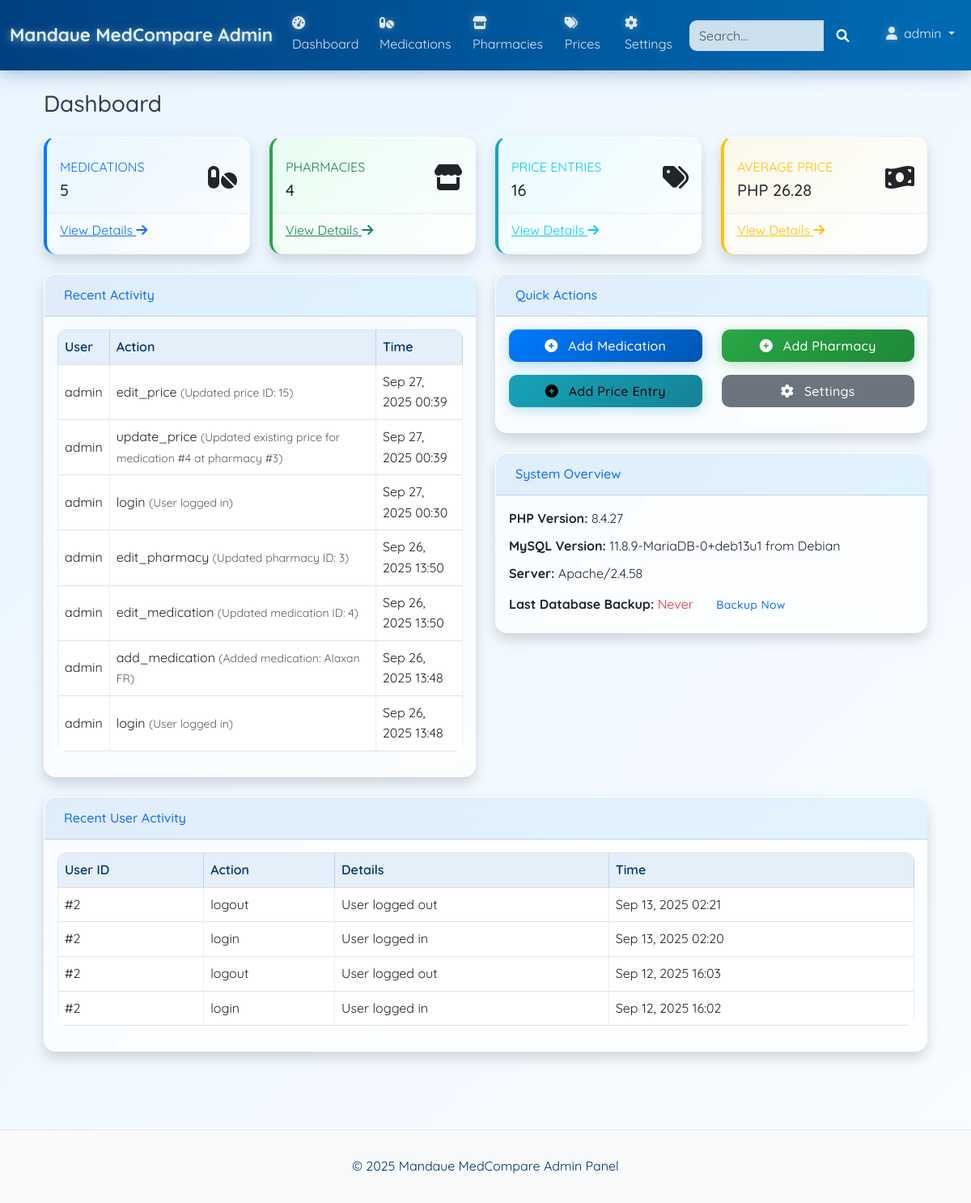
/admin/dashboard.php (signed in), run on the app's committed database.
### tables this page shows
CREATE TABLE `activity_logs` (
  `id` int(11) NOT NULL,
  `user_id` int(11) NOT NULL,
  `action` varchar(50) NOT NULL,
  `details` text DEFAULT NULL,
  `ip_address` varchar(50) NOT NULL,
  `created_at` timestamp NOT NULL DEFAULT current_timestamp()
);

CREATE TABLE `users` (
  `id` int(11) NOT NULL,
  `username` varchar(50) NOT NULL,
  `password` varchar(255) NOT NULL,
  `email` varchar(100) NOT NULL,
  `role` enum('admin') NOT NULL DEFAULT 'admin',
  `created_at` timestamp NOT NULL DEFAULT current_timestamp(),
  `updated_at` timestamp NOT NULL DEFAULT current_timestamp() ON UPDATE current_timestamp()
);

### includes/db.php (called while the page is built, shortened)
<?php
class Database {
    private $connection;
    private static $instance = null;
    private function __construct() {
        $this->connection = new mysqli(DB_HOST, DB_USER, DB_PASS, DB_NAME);
        $this->connection->set_charset('utf8');
    }
    public static function getInstance() {
        if (self::$instance == null) {
            self::$instance = new Database();
        }
        return self::$instance;
    }
    public function query($sql) {
        return $this->connection->query($sql);
    }
}
?>

### admin/dashboard.php (the view, shortened to what this page needs)
<?php
include_once 'includes/header.php';
$db = Database::getInstance();
$medicationsResult = $db->query("SELECT COUNT(*) as count FROM medications");
$medicationsCount = $medicationsResult->fetch_assoc()['count'];
$pharmaciesResult = $db->query("SELECT COUNT(*) as count FROM pharmacies");
$pharmaciesCount = $pharmaciesResult->fetch_assoc()['count'];
$pricesResult = $db->query("SELECT COUNT(*) as count FROM medication_prices");
$pricesCount = $pricesResult->fetch_assoc()['count'];
$avgPriceResult = $db->query("SELECT AVG(price) as avg_price FROM medication_prices");
$avgPrice = $avgPriceResult->fetch_assoc()['avg_price'];
$activityResult = $db->query("
    SELECT al.*, u.username
    FROM activity_logs al
    JOIN users u ON al.user_id = u.id
    ORDER BY al.created_at DESC
    LIMIT 10
");
$activities = [];
if ($activityResult) {
    while ($row = $activityResult->fetch_assoc()) {
        $activities[] = $row;
    }
}
$userActivityResult = $db->query("
    SELECT * FROM activity_logs
    WHERE user_id IN (SELECT id FROM regular_users)
    ORDER BY created_at DESC
    LIMIT 5
");
$userActivities = [];
if ($userActivityResult) {
    while ($row = $userActivityResult->fetch_assoc()) {
        $userActivities[] = $row;
    }
}
?>
<div class="container-fluid">
    <h1 class="h3 mb-4 text-gray-800">Dashboard</h1>
    <div class="row">
        <div class="col-xl-3 col-md-6 mb-4">
            <div class="card border-left-primary shadow h-100 py-2">
                <div class="card-body">
                    <div class="row no-gutters align-items-center">
                        <div class="col mr-2">
                            <div class="text-xs font-weight-bold text-primary text-uppercase mb-1">
                                Medications</div>
                            <div class="h5 mb-0 font-weight-bold text-gray-800"><?php echo $medicationsCount; ?></div>
                        </div>
                        <div class="col-auto">
                            <i class="fas fa-pills fa-2x text-gray-300"></i>
                        </div>
                    </div>
                </div>
                <div class="card-footer">
                    <a href="medications.php" class="text-primary">View Details <i class="fas fa-arrow-right"></i></a>
                </div>
            </div>
        </div>
        <div class="col-xl-3 col-md-6 mb-4">
            <div class="card border-left-success shadow h-100 py-2">
                <div class="card-body">
                    <div class="row no-gutters align-items-center">
                        <div class="col mr-2">
                            <div class="text-xs font-weight-bold text-success text-uppercase mb-1">
                                Pharmacies</div>
                            <div class="h5 mb-0 font-weight-bold text-gray-800"><?php echo $pharmaciesCount; ?></div>
                        </div>
                        <div class="col-auto">
                            <i class="fas fa-store fa-2x text-gray-300"></i>
                        </div>
                    </div>
                </div>
                <div class="card-footer">
                    <a href="pharmacies.php" class="text-success">View Details <i class="fas fa-arrow-right"></i></a>
                </div>
            </div>
        </div>
        <div class="col-xl-3 col-md-6 mb-4">
            <div class="card border-left-info shadow h-100 py-2">
                <div class="card-body">
                    <div class="row no-gutters align-items-center">
                        <div class="col mr-2">
                            <div class="text-xs font-weight-bold text-info text-uppercase mb-1">
                                Price Entries</div>
                            <div class="h5 mb-0 font-weight-bold text-gray-800"><?php echo $pricesCount; ?></div>
                        </div>
                        <div class="col-auto">
                            <i class="fas fa-tags fa-2x text-gray-300"></i>
                        </div>
                    </div>
                </div>
                <div class="card-footer">
                    <a href="prices.php" class="text-info">View Details <i class="fas fa-arrow-right"></i></a>
                </div>
            </div>
        </div>
        <div class="col-xl-3 col-md-6 mb-4">
            <div class="card border-left-warning shadow h-100 py-2">
                <div class="card-body">
                    <div class="row no-gutters align-items-center">
                        <div class="col mr-2">
                            <div class="text-xs font-weight-bold text-warning text-uppercase mb-1">
                                Average Price</div>
                            <div class="h5 mb-0 font-weight-bold text-gray-800">PHP <?php echo number_format($avgPrice, 2); ?></div>
                        </div>
                        <div class="col-auto">
                            <i class="fas fa-money-bill-wave fa-2x text-gray-300"></i>
                        </div>
                    </div>
                </div>
                <div class="card-footer">
                    <a href="prices.php" class="text-warning">View Details <i class="fas fa-arrow-right"></i></a>
                </div>
            </div>
        </div>
    </div>
    <div class="row">
        <div class="col-lg-6">
            <div class="card shadow mb-4">
                <div class="card-header py-3 d-flex flex-row align-items-center justify-content-between">
                    <h6 class="m-0 font-weight-bold text-primary">Recent Activity</h6>
                </div>
                <div class="card-body">
                    <?php if (empty($activities)): ?>
                        <p class="text-center">No recent activity found.</p>
                    <?php else: ?>
                        <div class="table-responsive">
                            <table class="table table-bordered table-hover">
                                <thead>
                                    <tr>
                                        <th>User</th>
                                        <th>Action</th>
                                        <th>Time</th>
                                    </tr>
                                </thead>
                                <tbody>
                                    <?php foreach ($activities as $activity): ?>
                                        <tr>
                                            <td><?php echo htmlspecialchars($activity['username']); ?></td>
                                            <td>
                                                <?php echo htmlspecialchars($activity['action']); ?>
                                                <?php if (!empty($activity['details'])): ?>
                                                    <span class="text-muted small">
                                                        (<?php echo htmlspecialchars($activity['details']); ?>)
                                                    </span>
                                                <?php endif; ?>
                                            </td>
                                            <td><?php echo date('M d, Y H:i', strtotime($activity['created_at'])); ?></td>
                                        </tr>
                                    <?php endforeach; ?>
                                </tbody>
                            </table>
                        </div>
                    <?php endif; ?>
                </div>
            </div>
        </div>
        <div class="col-lg-6">
            <div class="card shadow mb-4">
                <div class="card-header py-3">
                    <h6 class="m-0 font-weight-bold text-primary">Quick Actions</h6>
                </div>
                <div class="card-body">
                    <div class="row">
                        <div class="col-md-6 mb-3">
                            <a href="medications.php?action=add" class="btn btn-primary btn-block">
                                <i class="fas fa-plus-circle me-2"></i> Add Medication
                            </a>
                        </div>
                        <div class="col-md-6 mb-3">
                            <a href="pharmacies.php?action=add" class="btn btn-success btn-block">
                                <i class="fas fa-plus-circle me-2"></i> Add Pharmacy
                            </a>
                        </div>
                        <div class="col-md-6 mb-3">
                            <a href="prices.php?action=add" class="btn btn-info btn-block">
                                <i class="fas fa-plus-circle me-2"></i> Add Price Entry
                            </a>
                        </div>
                        <div class="col-md-6 mb-3">
                            <a href="settings.php" class="btn btn-secondary btn-block">
                                <i class="fas fa-cog me-2"></i> Settings
                            </a>
                        </div>
                    </div>
                </div>
            </div>
            <div class="card shadow mb-4">
                <div class="card-header py-3">
                    <h6 class="m-0 font-weight-bold text-primary">System Overview</h6>
                </div>
                <div class="card-body">
                    <div class="mb-2">
                        <strong>PHP Version:</strong> <?php echo phpversion(); ?>
                    </div>
                    <div class="mb-2">
                        <strong>MySQL Version:</strong>
                        <?php
                            $versionResult = $db->query("SELECT VERSION() as version");
                            echo $versionResult->fetch_assoc()['version'];
                        ?>
                    </div>
                    <div class="mb-2">
                        <strong>Server:</strong> <?php echo $_SERVER['SERVER_SOFTWARE']; ?>
                    </div>
                    <div>
                        <strong>Last Database Backup:</strong> <span class="text-danger">Never</span>
                        <a href="settings.php?action=backup" class="btn btn-sm btn-outline-primary ms-2">
                            Backup Now
                        </a>
                    </div>
                </div>
            </div>
        </div>
    </div>
    <div class="row">
        <div class="col-lg-12">
            <div class="card shadow mb-4">
                <div class="card-header py-3 d-flex flex-row align-items-center justify-content-between">
                    <h6 class="m-0 font-weight-bold text-primary">Recent User Activity</h6>
                </div>
                <div class="card-body">
                    <?php if (empty($userActivities)): ?>
                        <p class="text-center">No recent user activity found.</p>
                    <?php else: ?>
                        <div class="table-responsive">
                            <table class="table table-bordered table-hover">
                                <thead>
                                    <tr>
                                        <th>User ID</th>
                                        <th>Action</th>
                                        <th>Details</th>
                                        <th>Time</th>
                                    </tr>
                                </thead>
                                <tbody>
                                    <?php foreach ($userActivities as $activity): ?>
                                        <tr>
                                            <td>#<?php echo htmlspecialchars($activity['user_id']); ?></td>
                                            <td><?php echo htmlspecialchars($activity['action']); ?></td>
                                            <td>
                                                <?php if (!empty($activity['details'])): ?>
                                                    <?php echo htmlspecialchars($activity['details']); ?>
                                                <?php else: ?>
                                                    <span class="text-muted">No details</span>
                                                <?php endif; ?>
                                            </td>
                                            <td><?php echo date('M d, Y H:i', strtotime($activity['created_at'])); ?></td>
                                        </tr>
                                    <?php endforeach; ?>
                                </tbody>
                            </table>
                        </div>
                    <?php endif; ?>
                </div>
            </div>
        </div>
    </div>
</div>
<?php include_once 'includes/footer.php'; ?>

### assets/css/admin.css (style rules this page uses)
body { background: linear-gradient(135deg, #e9f5ff 0%, #f9fcff 100%); color: #2c3e50; font-family: 'Quicksand', 'Segoe UI', sans-serif; line-height: 1.6; }
.card { border: none; border-radius: 15px; transition: all 0.3s ease; background-color: rgba(255, 255, 255, 0.65); backdrop-filter: blur(10px); -webkit-backdrop-filter: blur(10px); box-shadow: 0 10px 30px rgba(0, 64, 128, 0.1); border-top: 1px solid rgba(255, 255, 255, 0.8); border-left: 1px solid rgba(255, 255, 255, 0.8); overflow: hidden; }
.card-header { background: linear-gradient(135deg, rgba(0, 102, 204, 0.1) 0%, rgba(0, 153, 255, 0.1) 100%); font-weight: 600; color: #003366; border-bottom: 1px solid rgba(0, 102, 204, 0.2); padding: 1rem 1.5rem; }
.card-footer { background-color: rgba(255, 255, 255, 0.3); border-top: 1px solid rgba(0, 102, 204, 0.1); }
.border-left-primary { border-left: 0.25rem solid #007bff !important; background: linear-gradient(135deg, rgba(232, 246, 255, 0.8) 0%, rgba(255, 255, 255, 0.8) 100%); }
.border-left-success { border-left: 0.25rem solid #28a745 !important; background: linear-gradient(135deg, rgba(230, 255, 238, 0.8) 0%, rgba(255, 255, 255, 0.8) 100%); }
.border-left-info { border-left: 0.25rem solid #17a2b8 !important; background: linear-gradient(135deg, rgba(230, 251, 255, 0.8) 0%, rgba(255, 255, 255, 0.8) 100%); }
.border-left-warning { border-left: 0.25rem solid #ffc107 !important; background: linear-gradient(135deg, rgba(255, 248, 230, 0.8) 0%, rgba(255, 255, 255, 0.8) 100%); }
.table { background-color: rgba(255, 255, 255, 0.5); backdrop-filter: blur(5px); -webkit-backdrop-filter: blur(5px); border-radius: 10px; overflow: hidden; }
.table th { font-weight: 600; color: #003366; background-color: rgba(0, 102, 204, 0.1); border-color: rgba(0, 102, 204, 0.2); }
.table td { border-color: rgba(0, 102, 204, 0.1); vertical-align: middle; }
.btn { border-radius: 10px; padding: 0.5rem 1rem; font-weight: 500; transition: all 0.3s ease; border: none; letter-spacing: 0.3px; }
.btn i { margin-right: 5px; }
.btn-primary { background: linear-gradient(135deg, #007bff 0%, #0056b3 100%); box-shadow: 0 4px 15px rgba(0, 123, 255, 0.3); }
.btn-success { background: linear-gradient(135deg, #28a745 0%, #1f8838 100%); box-shadow: 0 4px 15px rgba(40, 167, 69, 0.3); }
.btn-info { background: linear-gradient(135deg, #17a2b8 0%, #138496 100%); box-shadow: 0 4px 15px rgba(23, 162, 184, 0.3); }
.btn-block { display: block; width: 100%; }

### data on the page
activity_logs: user.username "admin", action "edit_price", details "Updated price ID: 15", created_at "Sep 27, 2025 00:39"
activity_logs: user.username "admin", action "update_price", details "Updated existing price for medication #4 at pharmacy #3", created_at "Sep 27, 2025 00:39"
activity_logs: user.username "admin", action "login", details "User logged in", created_at "Sep 27, 2025 00:30"
activity_logs: user.username "admin", action "edit_pharmacy", details "Updated pharmacy ID: 3", created_at "Sep 26, 2025 13:50"
activity_logs: user.username "admin", action "edit_medication", details "Updated medication ID: 4", created_at "Sep 26, 2025 13:50"
activity_logs: user.username "admin", action "add_medication", details "Added medication: Alaxan FR", created_at "Sep 26, 2025 13:48"
activity_logs: user.username "admin", action "login", details "User logged in", created_at "Sep 26, 2025 13:48"
activity_logs: user "2", action "logout", details "User logged out", created_at "Sep 13, 2025 02:21"
activity_logs: user "2", action "login", details "User logged in", created_at "Sep 13, 2025 02:20"
activity_logs: user "2", action "logout", details "User logged out", created_at "Sep 12, 2025 16:03"
activity_logs: user "2", action "login", details "User logged in", created_at "Sep 12, 2025 16:02"

### other printed values
APP_NAME "Mandaue MedCompare"
$_SESSION['admin_username'] "admin"
$medicationsCount "5"
$pharmaciesCount "4"
$pricesCount "16"
$avgPrice "26.28"
phpversion() "8.4.27"
$versionResult->fetch_assoc()['version'] "11.8.9-MariaDB-0+deb13u1 from Debian"
$_SERVER['SERVER_SOFTWARE'] "Apache/2.4.58"
